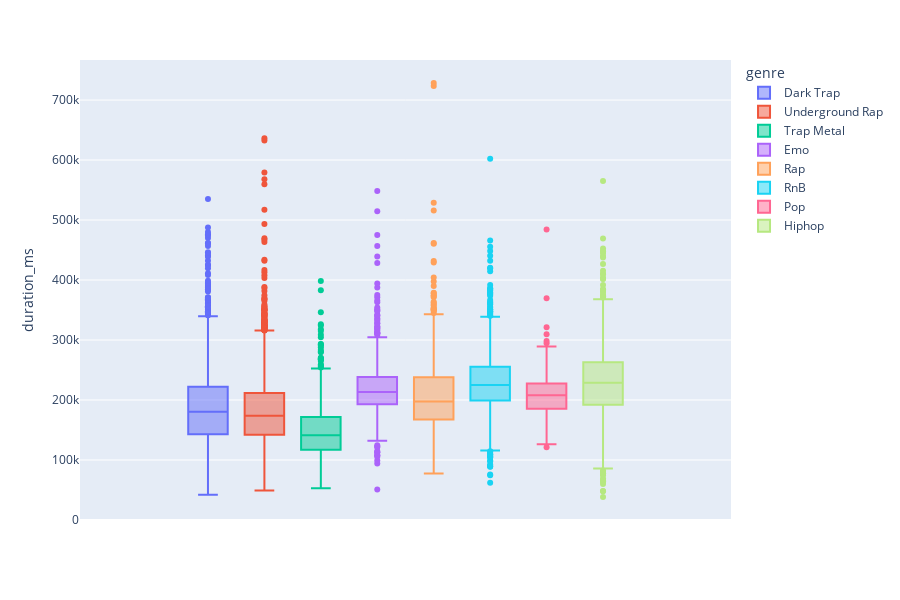

Notebook cell for this chart:
### Markdown cell above
We can use Plotly to plot the song length for each song, split by genre.

### Code cell
px.box(df, y='duration_ms', color='genre', hover_name='song_name', width=900, height=600)

### Figure 1 — Plotly figure (JSON) as saved in the notebook; plotly's stock layout.template omitted (floating-point values rounded to 4 significant figures; data arrays with more than 128 entries replaced by an {"elided": "..."} marker saying what was removed)
{"data": [{"alignmentgroup": "True", "hovertemplate": "<b>%{hovertext}</b><br><br>genre=Dark Trap<br>duration_ms=%{y}<extra></extra>", "hovertext": {"elided": "4256 str values"}, "legendgroup": "Dark Trap", "marker": {"color": "#636efa"}, "name": "Dark Trap", "notched": false, "offsetgroup": "Dark Trap", "orientation": "v", "showlegend": true, "type": "box", "x0": " ", "xaxis": "x", "y": {"elided": "4256 int values"}, "y0": " ", "yaxis": "y"}, {"alignmentgroup": "True", "hovertemplate": "<b>%{hovertext}</b><br><br>genre=Underground Rap<br>duration_ms=%{y}<extra></extra>", "hovertext": {"elided": "4443 str values"}, "legendgroup": "Underground Rap", "marker": {"color": "#EF553B"}, "name": "Underground Rap", "notched": false, "offsetgroup": "Underground Rap", "orientation": "v", "showlegend": true, "type": "box", "x0": " ", "xaxis": "x", "y": {"elided": "4443 int values"}, "y0": " ", "yaxis": "y"}, {"alignmentgroup": "True", "hovertemplate": "<b>%{hovertext}</b><br><br>genre=Trap Metal<br>duration_ms=%{y}<extra></extra>", "hovertext": {"elided": "1008 str values"}, "legendgroup": "Trap Metal", "marker": {"color": "#00cc96"}, "name": "Trap Metal", "notched": false, "offsetgroup": "Trap Metal", "orientation": "v", "showlegend": true, "type": "box", "x0": " ", "xaxis": "x", "y": {"elided": "1008 int values"}, "y0": " ", "yaxis": "y"}, {"alignmentgroup": "True", "hovertemplate": "<b>%{hovertext}</b><br><br>genre=Emo<br>duration_ms=%{y}<extra></extra>", "hovertext": {"elided": "1327 str values"}, "legendgroup": "Emo", "marker": {"color": "#ab63fa"}, "name": "Emo", "notched": false, "offsetgroup": "Emo", "orientation": "v", "showlegend": true, "type": "box", "x0": " ", "xaxis": "x", "y": {"elided": "1327 int values"}, "y0": " ", "yaxis": "y"}, {"alignmentgroup": "True", "hovertemplate": "<b>%{hovertext}</b><br><br>genre=Rap<br>duration_ms=%{y}<extra></extra>", "hovertext": {"elided": "1039 str values"}, "legendgroup": "Rap", "marker": {"color": "#FFA15A"}, "name": "Rap", "notched": false, "offsetgroup": "Rap", "orientation": "v", "showlegend": true, "type": "box", "x0": " ", "xaxis": "x", "y": {"elided": "1039 int values"}, "y0": " ", "yaxis": "y"}, {"alignmentgroup": "True", "hovertemplate": "<b>%{hovertext}</b><br><br>genre=RnB<br>duration_ms=%{y}<extra></extra>", "hovertext": {"elided": "1456 str values"}, "legendgroup": "RnB", "marker": {"color": "#19d3f3"}, "name": "RnB", "notched": false, "offsetgroup": "RnB", "orientation": "v", "showlegend": true, "type": "box", "x0": " ", "xaxis": "x", "y": {"elided": "1456 int values"}, "y0": " ", "yaxis": "y"}, {"alignmentgroup": "True", "hovertemplate": "<b>%{hovertext}</b><br><br>genre=Pop<br>duration_ms=%{y}<extra></extra>", "hovertext": {"elided": "295 str values"}, "legendgroup": "Pop", "marker": {"color": "#FF6692"}, "name": "Pop", "notched": false, "offsetgroup": "Pop", "orientation": "v", "showlegend": true, "type": "box", "x0": " ", "xaxis": "x", "y": {"elided": "295 int values"}, "y0": " ", "yaxis": "y"}, {"alignmentgroup": "True", "hovertemplate": "<b>%{hovertext}</b><br><br>genre=Hiphop<br>duration_ms=%{y}<extra></extra>", "hovertext": {"elided": "1782 str values"}, "legendgroup": "Hiphop", "marker": {"color": "#B6E880"}, "name": "Hiphop", "notched": false, "offsetgroup": "Hiphop", "orientation": "v", "showlegend": true, "type": "box", "x0": " ", "xaxis": "x", "y": {"elided": "1782 int values"}, "y0": " ", "yaxis": "y"}], "layout": {"boxmode": "group", "height": 600, "legend": {"title": {"text": "genre"}, "tracegroupgap": 0}, "margin": {"t": 60}, "width": 900, "xaxis": {"anchor": "y", "domain": [0, 1]}, "yaxis": {"anchor": "x", "domain": [0, 1], "title": {"text": "duration_ms"}}}}
